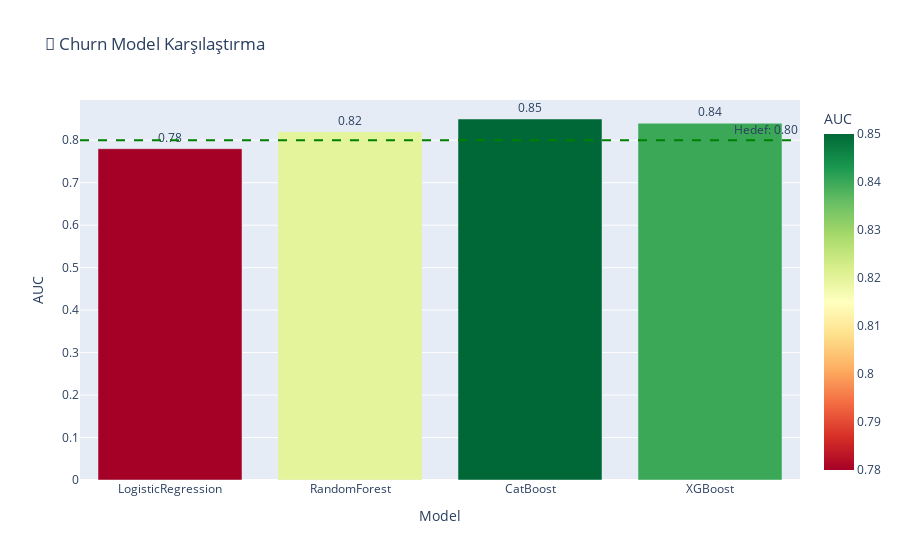

Write notebook code for a chart like this one.
### Code cell
# Churn model comparison
churn = pd.DataFrame({
    'Model': ['LogisticRegression', 'RandomForest', 'CatBoost', 'XGBoost'],
    'AUC': [0.78, 0.82, 0.85, 0.84]
})

fig = px.bar(churn, x='Model', y='AUC',
             title='🤝 Churn Model Karşılaştırma',
             color='AUC', color_continuous_scale='RdYlGn',
             text='AUC')
fig.update_traces(texttemplate='%{text:.2f}', textposition='outside')
fig.add_hline(y=0.80, line_dash='dash', line_color='green', annotation_text='Hedef: 0.80')
fig.show()

print(f"🏆 En iyi model: CatBoost (AUC: 0.85)")

### Figure 1 — Plotly figure (JSON) as saved in the notebook; plotly's stock layout.template omitted (floating-point values rounded to 4 significant figures)
{"data": [{"hovertemplate": "Model=%{x}<br>AUC=%{marker.color}<extra></extra>", "legendgroup": "", "marker": {"color": [0.78, 0.82, 0.85, 0.84], "coloraxis": "coloraxis", "pattern": {"shape": ""}}, "name": "", "orientation": "v", "showlegend": false, "text": [0.78, 0.82, 0.85, 0.84], "textposition": "outside", "texttemplate": "%{text:.2f}", "type": "bar", "x": ["LogisticRegression", "RandomForest", "CatBoost", "XGBoost"], "xaxis": "x", "y": [0.78, 0.82, 0.85, 0.84], "yaxis": "y"}], "layout": {"annotations": [{"showarrow": false, "text": "Hedef: 0.80", "x": 1, "xanchor": "right", "xref": "x domain", "y": 0.8, "yanchor": "bottom", "yref": "y"}], "barmode": "relative", "coloraxis": {"colorbar": {"title": {"text": "AUC"}}, "colorscale": [[0, "rgb(165,0,38)"], [0.1, "rgb(215,48,39)"], [0.2, "rgb(244,109,67)"], [0.3, "rgb(253,174,97)"], [0.4, "rgb(254,224,139)"], [0.5, "rgb(255,255,191)"], [0.6, "rgb(217,239,139)"], [0.7, "rgb(166,217,106)"], [0.8, "rgb(102,189,99)"], [0.9, "rgb(26,152,80)"], [1, "rgb(0,104,55)"]]}, "legend": {"tracegroupgap": 0}, "shapes": [{"line": {"color": "green", "dash": "dash"}, "type": "line", "x0": 0, "x1": 1, "xref": "x domain", "y0": 0.8, "y1": 0.8, "yref": "y"}], "title": {"text": "🤝 Churn Model Karşılaştırma"}, "xaxis": {"anchor": "y", "domain": [0, 1], "title": {"text": "Model"}}, "yaxis": {"anchor": "x", "domain": [0, 1], "title": {"text": "AUC"}}}}
